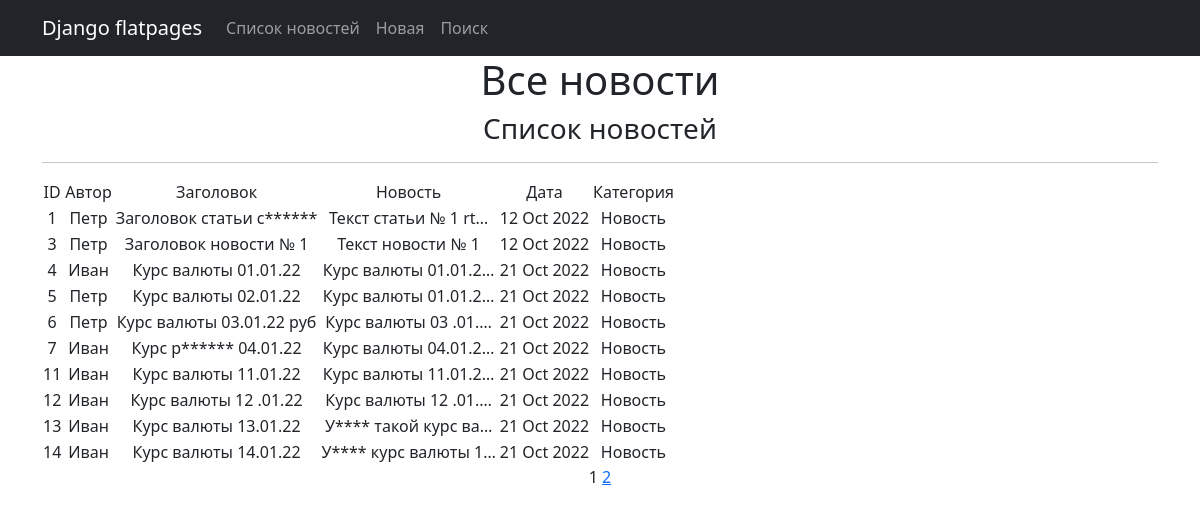
Page /news/ on the committed database.
### news/models.py (models this page shows, shortened)
class Post(models.Model):
    article = 'AR'
    news = 'NW'
    PostPositions = [(article, 'Статья'), (news, 'Новость')]
    author = models.ForeignKey(Author, on_delete=models.CASCADE)
    category = models.ManyToManyField(Category, through='PostCategory')
    post_datetime = models.DateTimeField(auto_now_add=True)
    typePost = models.CharField(max_length=2, choices=PostPositions, default=news)
    headPost = models.CharField(max_length=255, blank=True)
    textPost = models.TextField(blank=True)
    rating = models.SmallIntegerField(default=0)

class Author(models.Model):
    authorname = models.OneToOneField(User, on_delete=models.CASCADE)
    full_name = models.CharField(max_length=100)
    rating = models.SmallIntegerField(default=0)

### news/views.py (the view)
# urls.py: path('', PostList.as_view()),
class PostList(ListView):
    model = Post
    ordering = '-post_datetime'
    template_name = 'news.html'
    context_object_name = 'news'
    paginate_by = 10  # вот так мы можем указать количество записей на странице
    def get_queryset(self):
        queryset = Post.objects.filter(typePost='NW')
        self.filterset = PostFilter(self.request.GET, queryset)
        return self.filterset.qs
    def get_context_data(self, **kwargs):
        context = super().get_context_data(**kwargs)
        context['filterset'] = self.filterset
        return context

### news/templatetags/news_filters.py (called while the page is built)
@register.filter()
def censor(l):
    words_bad = ('редиска', 'сволочь', 'уроды')
    if not isinstance(l, str):
        raise TypeError('Ошибка типа')
    value = l
    for elem in value.split():
        if elem.lower() in words_bad:
            l= value.replace(elem, elem[0]+('*'*(len(elem)-1)))
            value = l
    return value

### templates/news.html (shortened to what this page needs)
{% extends 'flatpages/default.html' %}
{% load news_filters %}
{% block content %}
   <h1>Все новости</h1>
   <h3>Список новостей</h3>
   <hr>
   {% if news %}
       <table>
           <tr>
               <td>      ID         </td>
               <td>                      </td>
               <td>      Автор          </td>
               <td>                      </td>
               <td>      Заголовок       </td>
                <td>                    </td>
               <td>      Новость        </td>
                <td>                    </td>
               <td>      Дата           </td>
                <td>                    </td>
               <td>      Категория      </td>
           </tr>
           {% for new in news %}
           <tr>
               <td>{{ new.id }}</td>
               <td>  </td>
               <td>{{ new.author.authorname|truncatewords:5 }}</td>
               <td>  </td>
               <td>{{ new.headPost|censor }}</td>
               <td>  </td>
               <td>{{ new.textPost|truncatechars:20|censor }}</td>
               <td>  </td>
               <td>{{ new.post_datetime|date:'d M Y' }}</td>
                <td>  </td>
               <td>{{  new.get_typePost_display }} {{  new.typePost.field.choices }}</td>
               <td>
                </td>
           </tr>
           {% endfor %}
       </table>
   {% else %}
       <h2>Новостей  нет!</h2>
   {% endif %}
   {{ page_obj.number }}
   {% if page_obj.has_next %}
       <a href="?page={{ page_obj.next_page_number }}">{{ page_obj.next_page_number }}</a>
   {% endif %}
{% endblock content %}

### rows in the picture
Post: id "1", author.authorname "Петр", headPost|censor "Заголовок статьи с******", textPost|censor "Текст статьи № 1 rt…", post_datetime "12 Oct 2022", typePost "Новость"
Post: id "3", author.authorname "Петр", headPost|censor "Заголовок новости № 1", textPost|censor "Текст новости № 1", post_datetime "12 Oct 2022", typePost "Новость"
Post: id "4", author.authorname "Иван", headPost|censor "Курс валюты 01.01.22", textPost|censor "Курс валюты 01.01.2…", post_datetime "21 Oct 2022", typePost "Новость"
Post: id "5", author.authorname "Петр", headPost|censor "Курс валюты 02.01.22", textPost|censor "Курс валюты 01.01.2…", post_datetime "21 Oct 2022", typePost "Новость"
Post: id "6", author.authorname "Петр", headPost|censor "Курс валюты 03.01.22 руб", textPost|censor "Курс валюты 03 .01.…", post_datetime "21 Oct 2022", typePost "Новость"
Post: id "7", author.authorname "Иван", headPost|censor "Курс р****** 04.01.22", textPost|censor "Курс валюты 04.01.2…", post_datetime "21 Oct 2022", typePost "Новость"
Post: id "11", author.authorname "Иван", headPost|censor "Курс валюты 11.01.22", textPost|censor "Курс валюты 11.01.2…", post_datetime "21 Oct 2022", typePost "Новость"
Post: id "12", author.authorname "Иван", headPost|censor "Курс валюты 12 .01.22", textPost|censor "Курс валюты 12 .01.…", post_datetime "21 Oct 2022", typePost "Новость"
Post: id "13", author.authorname "Иван", headPost|censor "Курс валюты 13.01.22", textPost|censor "У**** такой курс ва…", post_datetime "21 Oct 2022", typePost "Новость"
Post: id "14", author.authorname "Иван", headPost|censor "Курс валюты 14.01.22", textPost|censor "У**** курс валюты 1…", post_datetime "21 Oct 2022", typePost "Новость"

### other values in the picture
{{ page_obj.number }} "1"
{{ page_obj.next_page_number }} "2"
